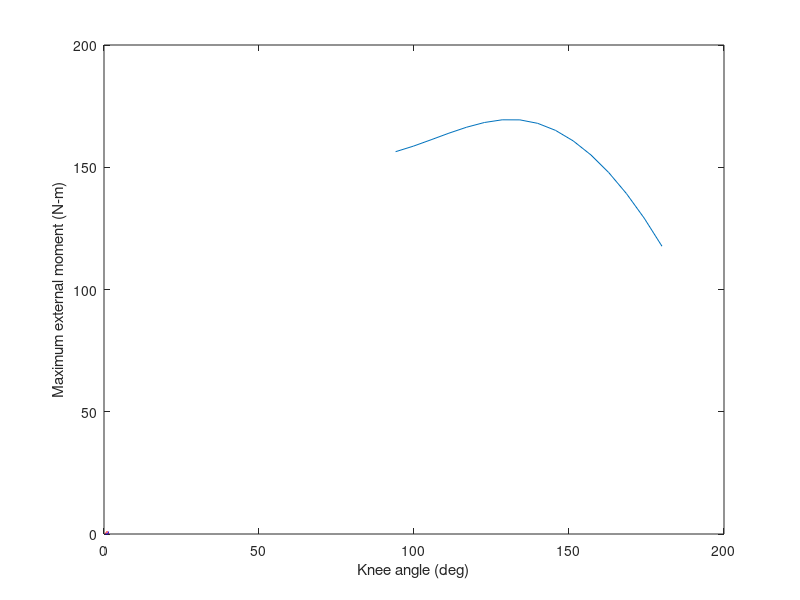

This chart was generated by the following MATLAB code:
function legextension  % Model of leg extension with muscle force-length curve  % and no tendon elasticity.	  % Lower leg parameters	I = 0.1832;   % moment of inertia of lower leg (kg-m^2)	m = 4.88;     % mass (kg)	g = 9.81;     % grav constant	  % Muscle parameters	lopt = 0.09;  % optimal muscle length in meters	Fmax = 6000;  % max isometric force (N)	rf   = 0.033*0.9; % moment arm of quadriceps muscle	rcm  = 0.264; % distance b/w center of mass & joint	phi0 = 1.5*pi/2;  % estimated leg angle for optimal fiber length	a = 1;   % maximum activation level		phis = pi:-0.1:pi/2;  % Try these joint angles	    lvals=[0.5:0.1:1.5] *lopt; %lvals: muscle fiber length    for j=1:length(lvals)        f_active(j)=fl((lvals(j)/lopt));        f_passive(j)=flp((lvals(j)/lopt));    end        plot(lvals/lopt,f_active,'r-');    hold on    plot(lvals/lopt,f_passive,'b-');	for i = 1:length(phis)		phi = phis(i);		l = rf*(1.5*pi/2 - phi) / lopt + 1;  % calculate the normalized muscle length, momentarm*(optimal joing angle-current angle)/optimal muscle length+1		F = Fmax * (fl(l) * a + flp(l));     % calculate the actual muscle force, do times Fmax to non-normalize stuff		M = F * rf - m * g * rcm * sin(phi - pi/2);   % available moment, forces from muscle minus forces that happen because of gravity and muscle mass and angle		Ms(i) = M;  %save    end	    % plot maximum isometric knee moment vs knee angle	plot(phis*180/pi,Ms)	xlabel('Knee angle (deg)')	ylabel('Maximum external moment (N-m)')    pause;    % Plot force-length curves    x = 0.5:0.1:1.5; % normalized muscle fiber lengths    %% ADD some code here to make some plotsend % leg extensionfunction f = fl(x)  % normalized force-length curve, where input is muscle fiber length,  % itself normalized with respect to optimal fiber length, so that  % a value of x = 1 corresponds to the peak in the force-length curve.  % The force-length curve is modeled as a simple parabolic  	w = 0.5; % this sets the width of the parabolic	lopt = 1;  % this is a normalized optimal length, which the parabola             % is centered around.		f = 1 - ((x-lopt)/(w*lopt)).^2;  % a piece of a parabolic curve  % rectify the force, eliminating negative values	f(f<0) = 0;           % this is a fancy statement that lets you assign 	                      % only those values than zero to zeroend % flfunction f = flp(x)  % normalized passive force-length curve for muscle, where  % input x is fiber length, normalized to optimal fiber length,  % and starting at 1 = 100% optimal fiber length.  % So 1.1 = 110%, or 10% strain beyond optimal.  % The curve here is modeled as a cubic; also can be modeled as an  % exponential.	    f = 8*(x-1).^3; % Subtract 1 to calculate strain from peak isometric	  % rectify the passive force-length curve	f(x < 1) = 0;end % flp